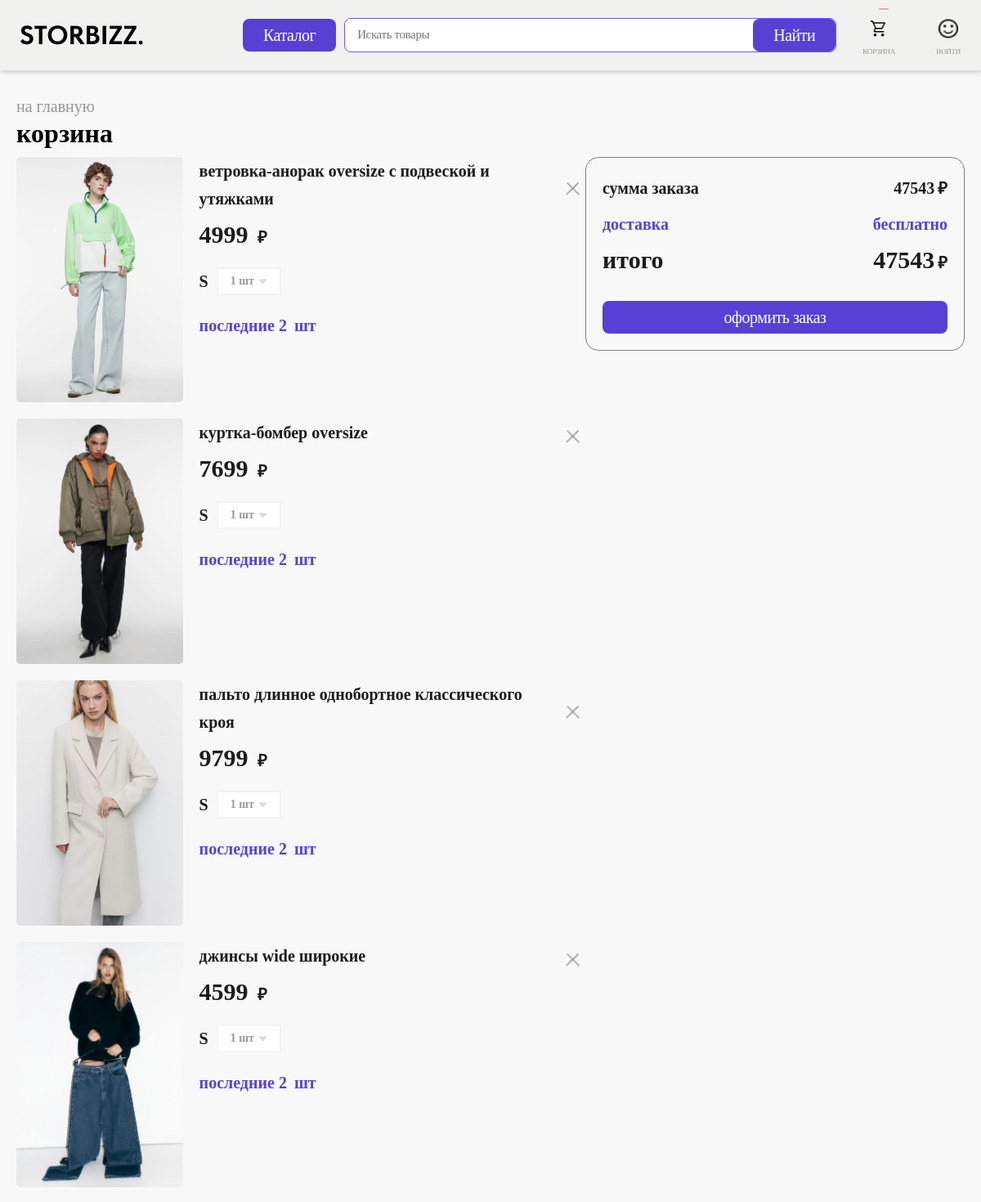
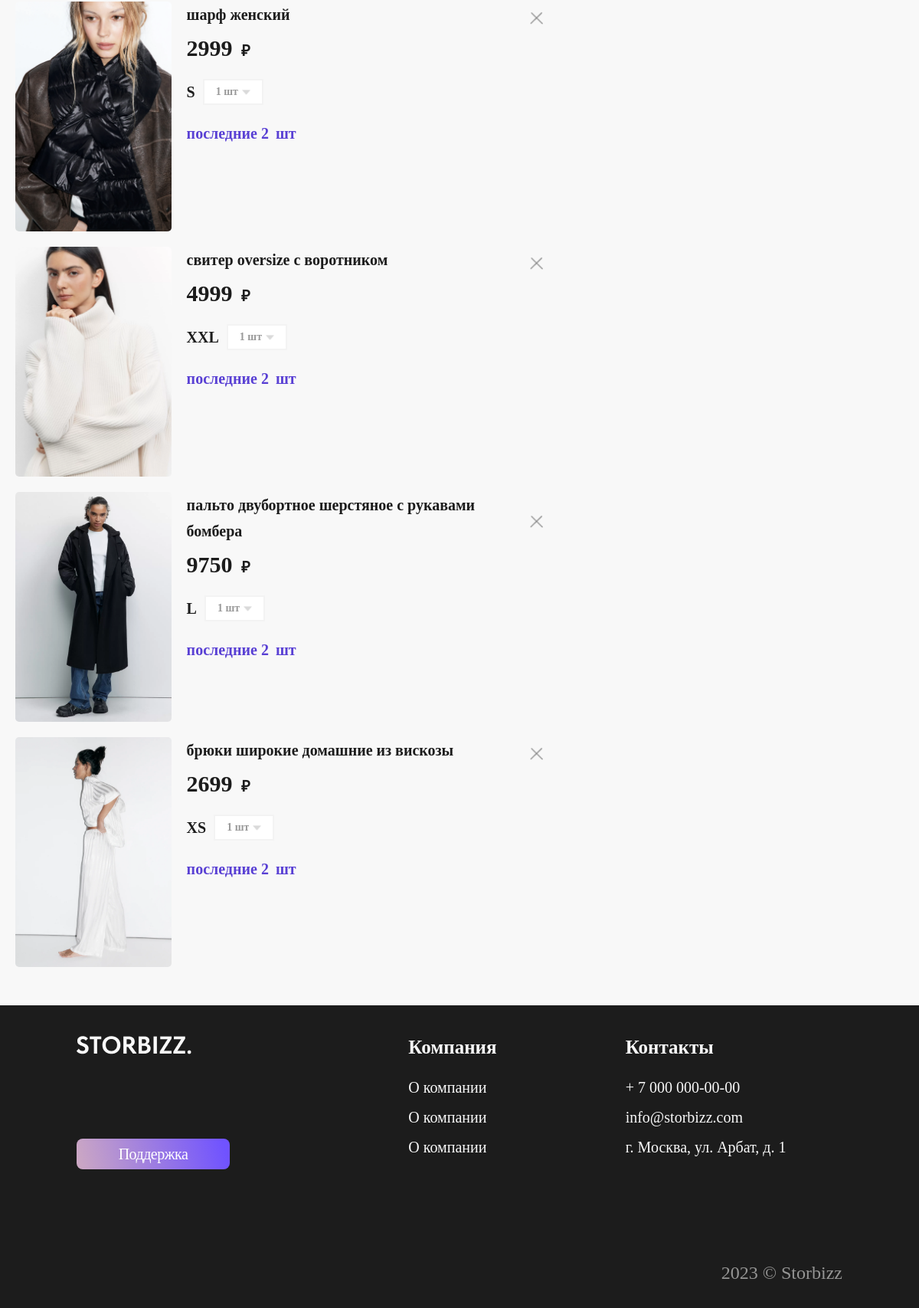
/cart/1, run on an earlier commit of the app's database (2 pictures, top to bottom).
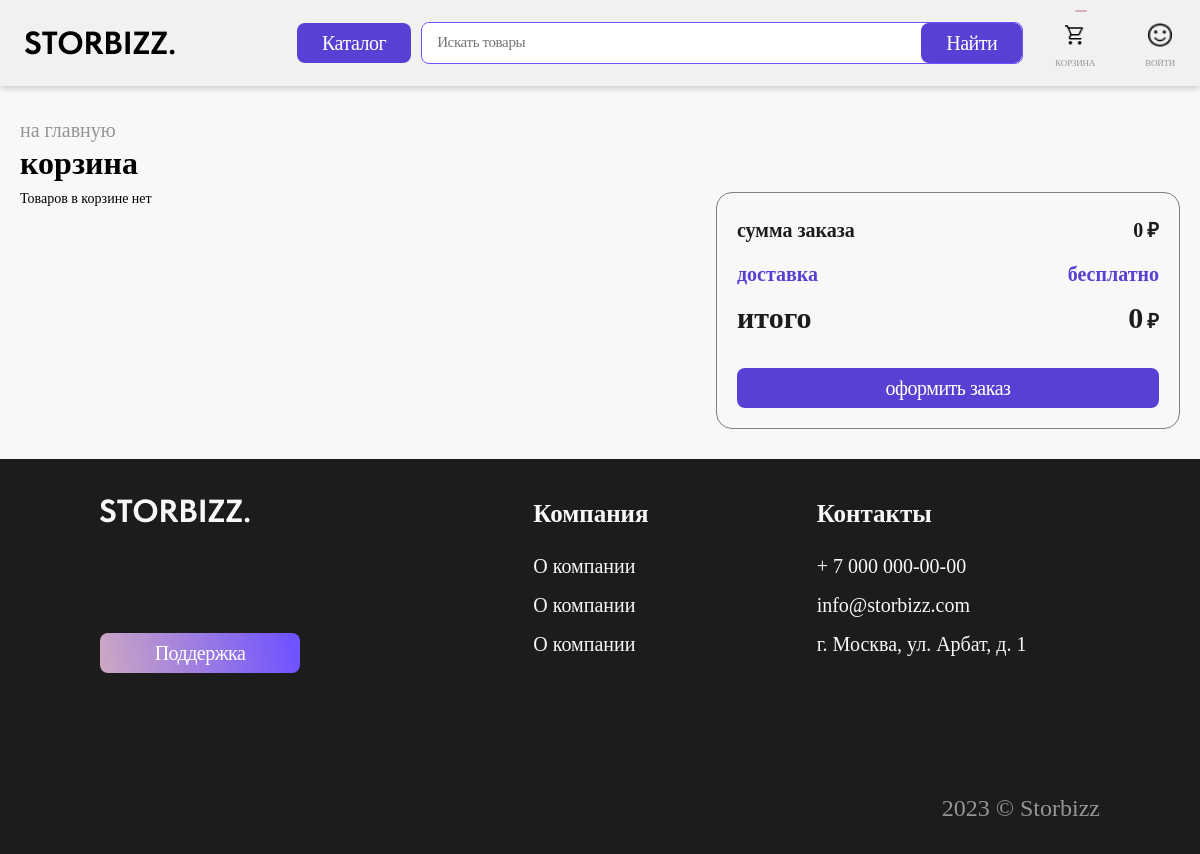
And on a later commit of the database.
### shop/models.py (models this page shows)
class CartGood(models.Model):
    SIZE_CHOICES = (
        (0, 'XS'),
        (1, 'S'),
        (2, 'M'),
        (3, 'L'),
        (4, 'XL'),
        (5, 'XXL'),
    )
    cartThrough = models.ForeignKey(Cart, on_delete=models.CASCADE)
    goodThrough = models.ForeignKey(Good, on_delete=models.CASCADE)
    size = models.IntegerField(verbose_name='размер', null=True, blank=True, choices=SIZE_CHOICES)

class Good(models.Model):
    TYPE_CHOICES = (
        (0, 'Бомберы'),
        (1, 'Ветровки'),
        (2, 'Джинсовые куртки'),
        (3, 'Кожаные куртки'),
        (4, 'Куртки рубашки'),
        (5, 'Пальто'),
        (6, 'Пуховики'),
        (7, 'Тренчи'),
        (8, 'Куртки'),
        (9, 'Водолазки'),
        (10, 'Джемперы'),
        (11, 'Кардиганы'),
        (12, 'Свитеры'),
        (13, 'Джинсы'),
        (14, 'Платья'),
        (15, 'Футболки'),
        (16, 'Худи'),
        (17, 'Брюки'),
        (18, 'Блузы'),
        (19, 'Юбки'),
        (20, 'Пиджаки'),
        (21, 'Шорты'),
        (22, 'Топы и майки'),
        (23, 'Нижнее белье'),
        (24, 'Спортивная одежда'),
        (25, 'Одежда для дома'),
        (26, 'Обувь'),
        (27, 'Аксессуары'),
        (28, 'Жакеты'),
        (29, 'Поло'),
        (30, 'Лонгсливы'),
        (31, 'Толстовки'),
        (32, 'Свитшоты'),
        (33, 'Рубашки'),
    )
    GENDER_CHOICES = (
        (0, 'Мужское'),
        (1, 'Женское'),
        (2, 'Детское'),
    )
    name = models.CharField(max_length=255, verbose_name='наименование', null=True, blank=True)
    image_1 = models.ImageField(upload_to='img/', null=True, blank=True, verbose_name='изображение 1')
    image_2 = models.ImageField(upload_to='img/', null=True, blank=True, verbose_name='изображение 2')
    image_3 = models.ImageField(upload_to='img/', null=True, blank=True, verbose_name='изображение 3')
    image_4 = models.ImageField(upload_to='img/', null=True, blank=True, verbose_name='изображение 4')
    is_new = models.BooleanField(default=False, verbose_name='новинка')
    is_popular = models.BooleanField(default=False, verbose_name='популярный товар')
    price = models.FloatField(verbose_name='цена', null=True, blank=True)
    type = models.IntegerField(verbose_name='тип', null=True, blank=True, choices=TYPE_CHOICES)
    gender = models.IntegerField(verbose_name='пол', null=True, blank=True, choices=GENDER_CHOICES)
    description = models.TextField(verbose_name='описание', null=True, blank=True)
    color = models.CharField(max_length=20, verbose_name='цвет', null=True, blank=True)
    color_code = models.IntegerField(verbose_name='код цвета', null=True, blank=True)
    article = models.CharField(max_length=20, verbose_name='артикул', null=True, blank=True)
    material = models.TextField(verbose_name='состав', null=True, blank=True)
    recommendation = models.TextField(verbose_name='рекомендации', null=True, blank=True)
    carts = models.ManyToManyField('Cart', through='CartGood')
    orders = models.ManyToManyField('Order', through='OrderGood')

class Cart(models.Model):
    user = models.OneToOneField(User, related_name='cart', on_delete=models.CASCADE)
    goods = models.ManyToManyField(Good, through='CartGood')
    @property
    def goods_cost(self):
        price_sum = 0
        if self.goods:
            for good in self.goods.all():
                price_sum += good.price
        return price_sum
    @property
    def delivery_cost(self):
        cost = 349 if 5000 >= self.goods_cost > 0 else 0
        return cost
    @property
    def total(self):
        if self.goods:
            return self.goods_cost + self.delivery_cost
        else:
            return 0

### shop/views.py (the view)
# urls.py: path('cart/<int:pk>', CartDetailView.as_view(), name='cart'),
class CartDetailView(DetailView):
    model = Cart
    template_name = 'src/basket.html'
    context_object_name = 'cart'

### templates/src/basket.html (shortened to what this page needs)
{% extends './main.html' %}
{% load static %}
{% block content %}
    <main class="content">
     <div class="basket-content content-basket">
          <div class="content-basket__conteiner container">
             <a href="home.html" class="content-basket__title title-grey">на главную</a>
               <div class="content-basket__title title">корзина</div>
               <div class="content-basket__content">
                  <div class="content-basket__products">
                     <div class="content-basket__wrapper">
{% if not cart.goods.all %}
      Товаров в корзине нет
{% else %}
{% for good in cart.cartgood_set.all %}
<div class="basket-product">
   <a href="{% url 'shop:good' good.id %}" class="basket-product__img card-product__image  ibg"><img src="{{ good.goodThrough.image_1.url }}"
         alt="#"></a>
   <div class="basket-product__content">
      <div class="basket-product__top">
         <div class="basket-product__name card-product__name">{{ good.goodThrough.name }}</div>
         <a href="{% url 'shop:delete_from_cart' cart.id good.id %}" class="basket-product__delete "><img src="{% static 'img/img/close.png' %}" alt="#"></a>
      </div>
      <div class="basket-product__buttom">
         <div class="basket-product__price card-product__price rub">{{ good.goodThrough.price|floatformat:0 }}
         </div>
         <div class="basket-product__size-content">
            <div class="basket-product__size">{{ good.get_size_display }}</div>
            <div class="basket-product__select">
            </div>
         </div>
         <div class="basket-product__remainder">последние <span class="count">2 </span></div>
      </div>
   </div>
</div>
{% endfor %}
{% endif %}
                     </div>
                  </div>
                  <div class="content-basket__total">
                     <div class="content-basket__total-content">
                        <div class="content-basket__item">
                           <div class="content-basket__left content-basket__sum">сумма заказа</div>
                           <div class="content-basket__right content-basket__sum rub">{{ cart.goods_cost|floatformat:0 }}</div>
                        </div>
                        <div class="content-basket__item">
                           <div class="content-basket__left content-basket__delivery">доставка</div>
                           {% if cart.delivery_cost %}
                           <div class="content-basket__right content-basket__delivery">{{ cart.delivery_cost|floatformat:0 }}</div>
                           {% else %}
                           <div class="content-basket__right content-basket__delivery">бесплатно</div>
                           {% endif %}
                        </div>
                        <div class="content-basket__item">
                           <div class="content-basket__left content-basket__result">итого</div>
                           <div class="content-basket__right content-basket__result rub">{{ cart.total|floatformat:0 }}</div>
                        </div>
                        <a href="{% url 'shop:order' %}" type="submit" class="content-basket__btn btn  btn-input">оформить
                           заказ</a>
                     </div>
                  </div>
               </div>
            </div>
         </div>
      </main>
{% endblock content %}

### templates/src/main.html (shortened to what this page needs)
<!DOCTYPE html>
<html lang="en">
<head>
   {% load static %}
   <link rel="stylesheet" href="{% static 'css/swiper-bundle.min.css' %}">
   <link rel="stylesheet" href="{% static 'css/style.css' %}">
</head>
<body>
<div class="wrapper _tabs">
    {% include './#sourse/header-2.html' %}
    {% block content %}
    {% endblock %}
    {% include './#sourse/footer.html' %}
</div>
</body>
</html>

### templates/src/#sourse/header-2.html (shortened to what this page needs)
{% load static %}
<header id="header" class="header lock-padding">
   <div class="header-container container">
      <div class="header__top top-header">
         <div class="top-header__content ">
            <div class="top-header__column top-header__column-1">
               <a href="{% url 'shop:home' %}" class="top-header__logo">
                  <img src="{% static 'img/img/storbizz.png'%}" alt="#">
               </a>
               <div class="top-header__catalog">
                  <a href="#" class="top-header__btn btn">
                     <span>Каталог</span>
                  </a>
               </div>
            </div>
            <div data-da="container__search,0,950" class="top-header__column top-header__column-2">
               <form method="get" action="{% url 'shop:search' %}" class="header__search search-header search">
                  <div class="search-header__content  search-content">
                     <div class="search-header__input search-content__input">
                        <input autocomplete="off" placeholder="Искать товары " type="text" data-value="Искать товары" name="word" data-error=""
                           data-value="" class="input" >
                     </div>
                     <button type="submit" class="search-header__btn btn  btn-input">Найти</button>
                  </div>
               </form>
            </div>
            <div class="top-header__column top-header__column-3">
               <div class="top-header__column-contet">
                  <div class="top-header__items">
                     {% if user.is_authenticated %}
                     <a href="{% url 'shop:cart' user.cart.id %}" class="top-header__item item-header">
                     {% else %}
                        <a href="{% url 'login' %}" class="top-header__item item-header">
                     {% endif %}
                        <div class="item-header__icon"> <img src="{% static 'img/img/icons/header/icon-2.png' %}" alt=""><span>{{ user.cart.goods.count }}</span>
                        </div>
                        <div class="item-header__name">Корзина</div>
                     </a>
                     {% if user.is_authenticated %}
                     <a href="{% url 'account' user.id %}" class="top-header__item item-header ">
                        <div class="item-header__icon"> <img src="{% static 'img/img/icons/header/icon-3.png' %}" alt="">
                        </div>
                        <div class="item-header__name">Войти</div>
                     </a>
                     {% else %}
                        <a href="{% url 'login' %}" class="top-header__item item-header ">
                        <div class="item-header__icon"> <img src="{% static 'img/img/icons/header/icon-3.png' %}" alt="">
                        </div>
                        <div class="item-header__name">Войти</div>
                     </a>
                     {% endif %}
                  </div>
               </div>
            </div>
         </div>
      </div>
   </div>
</header>

### templates/src/#sourse/footer.html
{% load static %}
<footer class="footer">
   <div class="footer__container container">
      <div class="footer__body">
         <div class="footer__top">
            <div class="footer__column footer__column-1 ">
               <a class="footer__logo"><img src=" {% static 'img/img/logo.png' %}" alt="#"></a>
               <a href="{% url 'shop:support' %}" class="footer__btn btn ">Поддержка</a>
            </div>
            <div class="footer__column footer__column-2">
               <div class="footer__label">Компания</div>
               <ul class="footer__list">
                  <li><a class="footer__link" href="#">О компании</a></li>
                  <li><a class="footer__link" href="#">О компании</a></li>
                  <li><a class="footer__link" href="#">О компании</a></li>
               </ul>
            </div>
            <div class="footer__column footer__column-3">
               <div class="footer__label">Контакты</div>
               <ul class="footer__list">
                  <li><a class="footer__link" href="tel:+70000000000">+ 7 000 000-00-00 </a></li>
                  <li><a class="footer__link" href="#">info@storbizz.com</a></li>
                  <li><a class="footer__link" href="#">г. Москва, ул. Арбат, д. 1</a></li>
               </ul>
            </div>
         </div>
         <div class="footer__bottom">
            <div class="footer__year">2023 © Storbizz</div>
         </div>
      </div>
   </div>
</footer>

What changed in the data, as far as the page shows it:
removed CartGood: goodThrough.image_1 (picture), goodThrough.name "ветровка-анорак oversize с подвеской и утяжками", goodThrough.price "4999", size "S"
removed CartGood: goodThrough.image_1 (picture), goodThrough.name "куртка-бомбер oversize", goodThrough.price "7699", size "S"
removed CartGood: goodThrough.image_1 (picture), goodThrough.name "пальто длинное однобортное классического кроя", goodThrough.price "9799", size "S"
removed CartGood: goodThrough.image_1 (picture), goodThrough.name "джинсы wide широкие", goodThrough.price "4599", size "S"
removed CartGood: goodThrough.image_1 (picture), goodThrough.name "шарф женский", goodThrough.price "2999", size "S"
removed CartGood: goodThrough.image_1 (picture), goodThrough.name "свитер oversize с воротником", goodThrough.price "4999", size "XXL"
removed CartGood: goodThrough.image_1 (picture), goodThrough.name "пальто двубортное шерстяное с рукавами бомбера", goodThrough.price "9750", size "L"
removed CartGood: goodThrough.image_1 (picture), goodThrough.name "брюки широкие домашние из вискозы", goodThrough.price "2699", size "XS"
computed for Cart: goods_cost "47543" → "0"; total "47543" → "0"
Also different on the page:
text now shown: "Товаров в корзине нет"
